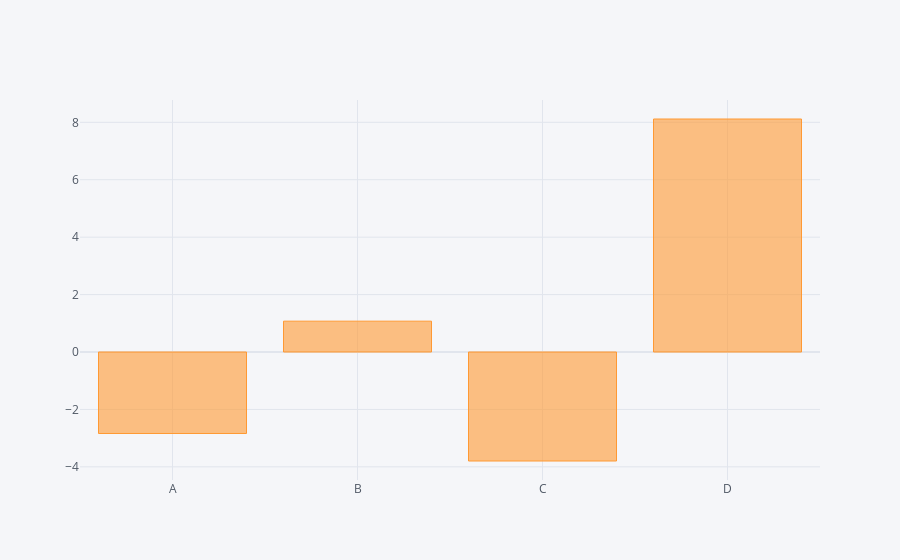

The notebook cell saved with this chart:
### Code cell
df.sum().iplot(kind='bar')

### Figure 1 — Plotly figure (JSON) as saved in the notebook; plotly's stock layout.template omitted (floating-point values rounded to 4 significant figures)
{"data": [{"marker": {"color": "rgba(255, 153, 51, 0.6)", "line": {"color": "rgba(255, 153, 51, 1.0)", "width": 1}}, "name": "None", "orientation": "v", "text": "", "type": "bar", "x": ["A", "B", "C", "D"], "y": [-2.838, 1.074, -3.797, 8.116]}], "layout": {"legend": {"bgcolor": "#F5F6F9", "font": {"color": "#4D5663"}}, "paper_bgcolor": "#F5F6F9", "plot_bgcolor": "#F5F6F9", "title": {"font": {"color": "#4D5663"}}, "xaxis": {"gridcolor": "#E1E5ED", "showgrid": true, "tickfont": {"color": "#4D5663"}, "title": {"font": {"color": "#4D5663"}, "text": ""}, "zerolinecolor": "#E1E5ED"}, "yaxis": {"gridcolor": "#E1E5ED", "showgrid": true, "tickfont": {"color": "#4D5663"}, "title": {"font": {"color": "#4D5663"}, "text": ""}, "zerolinecolor": "#E1E5ED"}}}
